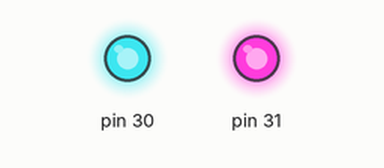
Bench run of a sketch on a simulated Arduino Mega 2560, built with avr-gcc and run on an emulated ATmega2560. Shown: output pins drawn as LEDs (lit = HIGH). At 0.0 s the program stops and its outputs stay as they are.

Above: at 0.1 s.
Timing chart, 0 to 1.5 s (numbered marks = the images above):
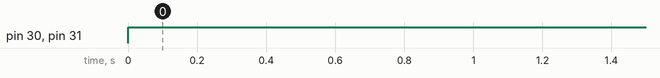

Measured:
- by itself, pin 30, pin 31: LOW → HIGH at 0.00 s

The sketch:

ETALVIS_Problem_01_04.ino
```cpp
//LEDs - Set 1 - Problem 4 - Assessment
//Problem: Connect two LEDs to port C bit 6 & bit 7. Glow MSB 2 LEDs only (bit 7 & bit 6)
void setup() {
  // put your setup code here, to run once:
  volatile char *ddrC,*outC;
  ddrC=0x27;outC=0x28;
  *ddrC=0xC0;//making port c bit 6 & 7 as OUTPUT
  while(1)
  {
    *outC=*ddrC;
  }
}

void loop() {
  // put your main code here, to run repeatedly:
}
```
